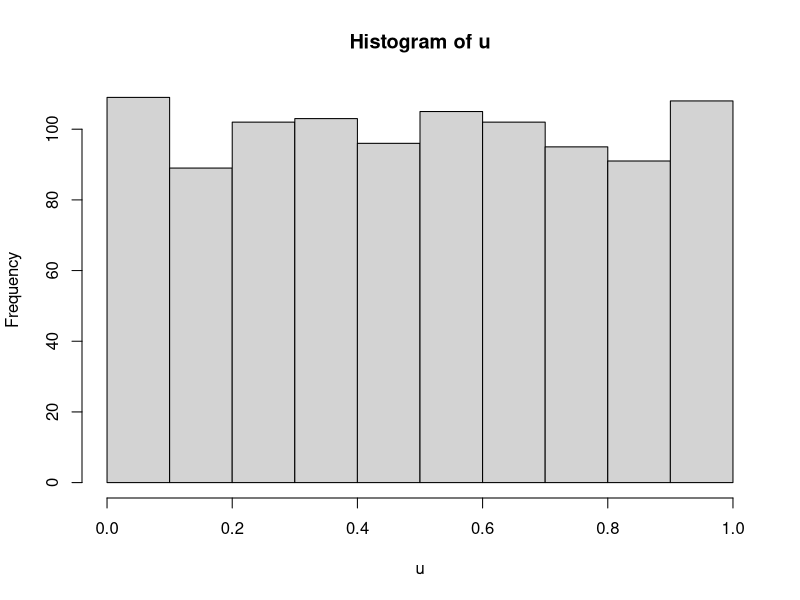
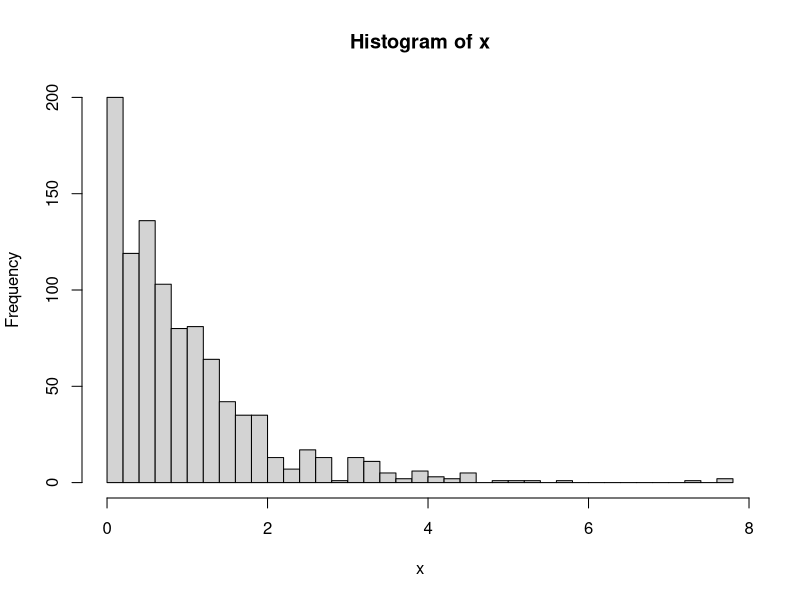
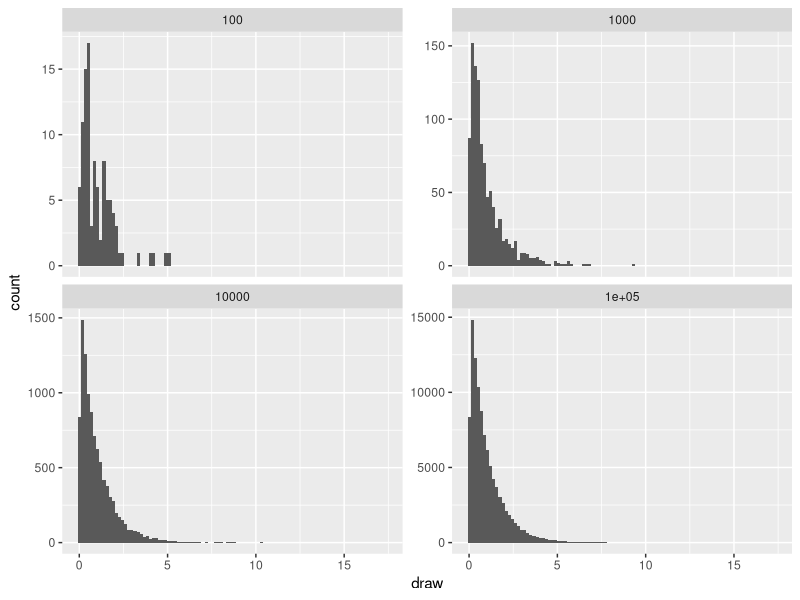
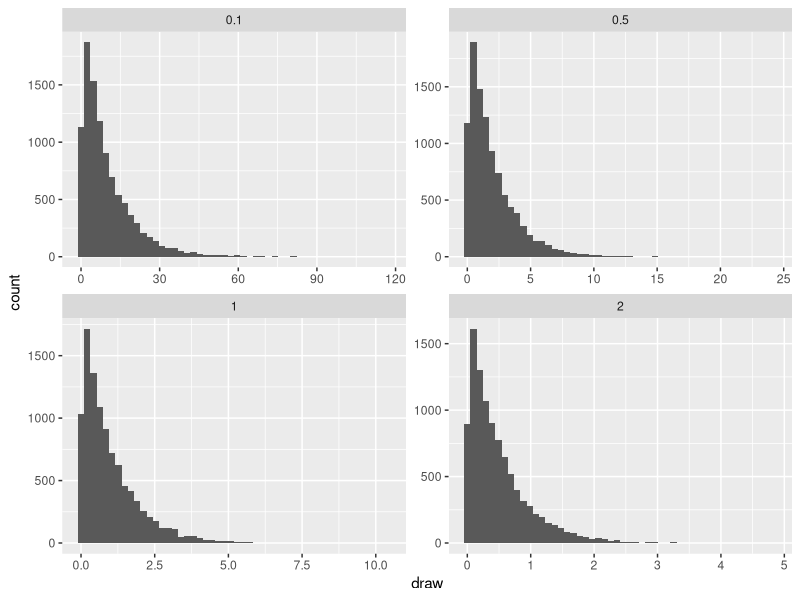
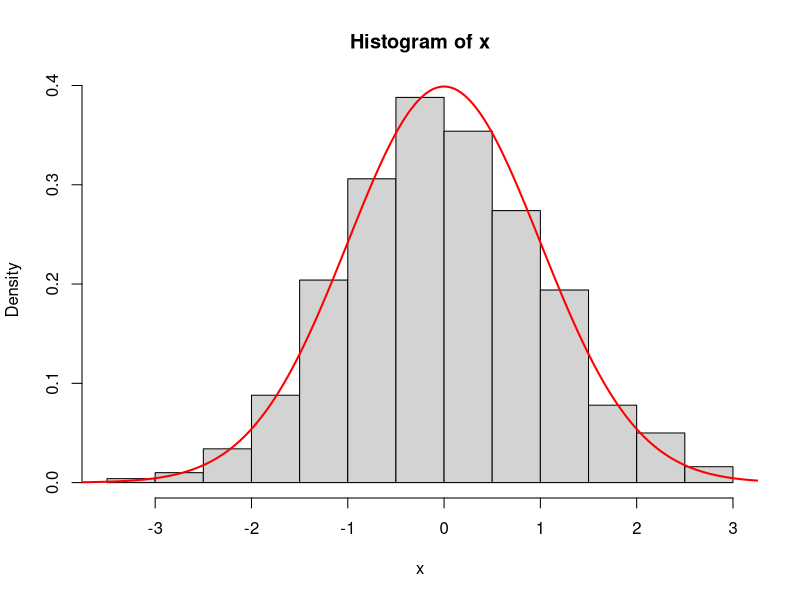
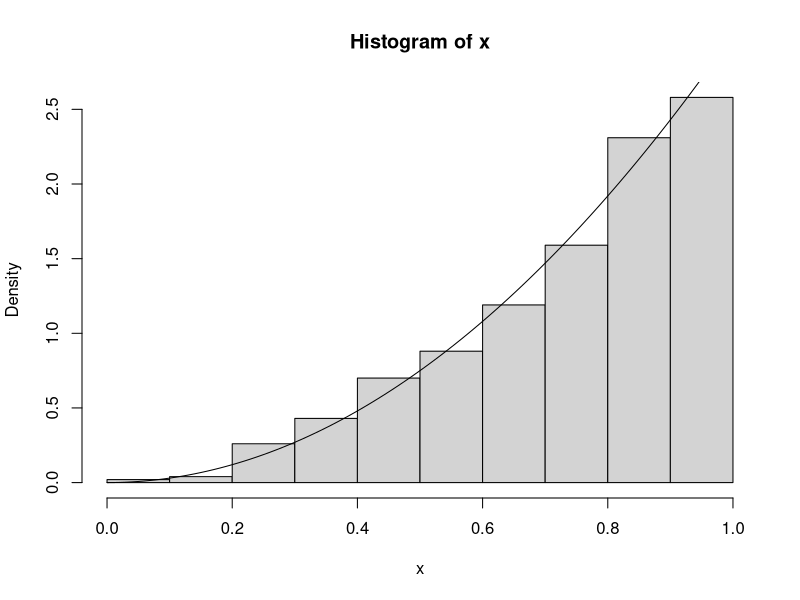
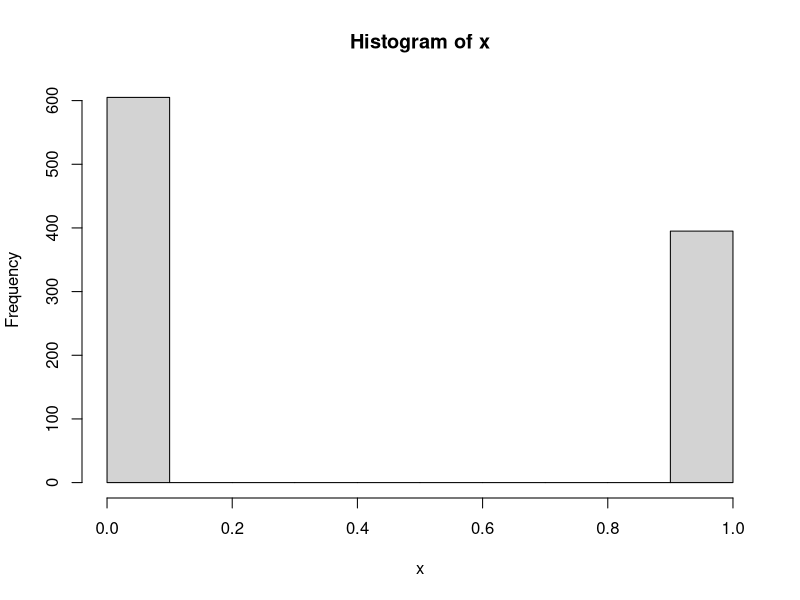
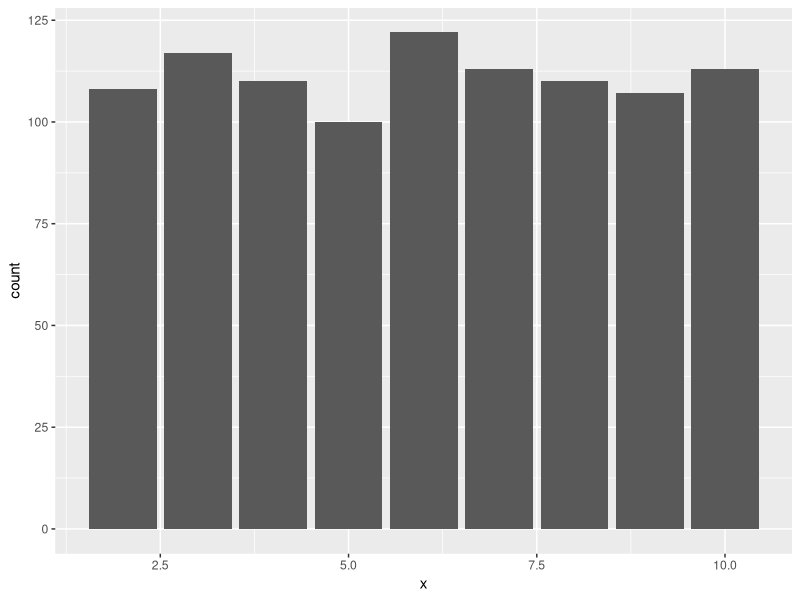

These charts were generated, in order, by the following R code:
library(tidyverse)

# This script provides an introduction to methods for generating random values

########################
#### Random Uniform ####
########################

# this is the canonical distribution for random number generation

n <- 1000 # number of draws
u <- runif(n) # generate random uniform

# view histogram of results
hist(u)

# we can change the default min and max values on the uniform distribution
runif(n,min = 1, max = 100)


##########################
#### Inversion Method ####
##########################

## Exponential Distribution ----------------------------------------------------

n <- 1000  # number of draws
u <- runif(n) # generate random uniform
lambda <- 1   # choose a lambda value for the exponential distribution

# function to compute the inverse of CDF distribution
inverse_exp <- function(x){-(1/lambda)*log(x)}

x <- inverse_exp(u)  # Use inversion method to get random exponential values

hist(x,breaks = 50)  # view results

# Now write a function to generate random exponential values so that we can look 
# at different sample sizes and values for lambda
rand_exp <- function(n,lambda=1){
  u <- runif(n,0,1)
  x <- -(1/lambda)*log(u)
  return(x)
}

# look at simulating different sample sizes
tibble(n=c(100,1000,10000,100000)) %>% 
  mutate(draw=map(n,rand_exp)) %>% 
  unnest(draw) %>% 
  ggplot(aes(draw)) +
  geom_histogram(bins=100) +
  facet_wrap(~n,scales = "free_y")

# or for different lambda values
tibble(lambda=c(0.1,0.5,1,2)) %>% 
  mutate(draw=map(lambda,~rand_exp(n=10000,lambda = .))) %>% 
  unnest(draw) %>% 
  ggplot(aes(draw)) +
  geom_histogram(bins = 50) +
  facet_wrap(~lambda,scales = "free")

## Normal Distribution ---------------------------------------------------------

n <- 1000  # number of draws
u <- runif(n) # generate random uniform

# pass uniform values to inverse of normal (using the qnorm function)
x <- qnorm(u)

# plot a histogram of our samples
hist(x, freq = FALSE)
# add a standard normal density curve
densitySamps <- seq(-4, 4, by = 0.01)
lines(densitySamps, dnorm(densitySamps), lwd = 2, col = "red")


## Example distribution --------------------------------------------------------

# This is a hypothetical distribution where the inverse function is x^(1/3)

n <- 1000  # number of draws
u <- runif(n) # generate random uniform
x <- u^(1/3) # use inversion method
hist(x, prob = TRUE) #density histogram of sample
y <- seq(0, 1, .01)
lines(y, 3*y^2)#density curve f(x)


## Bernoulli Distribution ------------------------------------------------------

n <- 1000  # number of draws
u <- runif(n) # generate random uniform

p <- 0.4 # Bernoulli(p = 4)

# F(0) = 1-p so inverse is F^-1(u) = 1 if u > 1-p = 0.6
# convert to results of bernouli trials
x <- as.integer(u > (1-p))

hist(x)


## Discrete Uniform ------------------------------------------------------------

n <- 1000  # number of draws
u <- runif(n) # generate random uniform
a <- 2  # min value
b <- 10  # max value
m <- length(a:b) # number of discrete values in domain

# compute inversion
x <- floor(m*u)+a

# view results
ggplot(data.frame(x),aes(x)) +
  geom_bar()


## Discrete non-uniform --------------------------------------------------------

n <- 1000  # number of draws
u <- runif(n) # generate random uniform
vals <- c("a","b","c","d") # values to draw from
probs <-  c(.4,.3,.2,.1)   # probability values to draw with

# cumulative sums for the lookup table 
cut_points <- c(0,cumsum(probs))

# now use cut function to split up u by the corresponding cut points and then 
# draw the associated vals for labels
x <- cut(x = u, breaks = cut_points,labels = vals)

# plot results
ggplot(data.frame(x),aes(x)) +
  geom_bar()


#########################################
#### Alias / Square Histogram Method ####
#########################################

# In R this can be done relatively easily with the sample function

x <- sample(c("a","b","c","d"), size = n, replace = TRUE, prob = c(.4,.3,.2,.1))

# see here
?sample




############################
#### Rejection Sampling ####
############################

## Simulate from beta distribution

# Example - from statistical computing in R 

n <- 1000
k <- 0 #counter for accepted
j <- 0 #iterations
y <- numeric(n)

while (k < n) {
  u <- runif(1)
  j <- j + 1
  x <- runif(1) #random variate from g
  if (x * (1-x) > u) {
    #we accept x
    k <- k + 1
    y[k] <- x
  }
}

# plot results
hist(y)


n <- 1000
k <- 0 #counter for accepted
k2 <- 0 #counter for 
j <- 0 #iterations
y <- numeric(n)
y_rej <- numeric(6000)
while (k < n) {
  u <- runif(1)
  j <- j + 1
  x <- runif(1) #random variate from g
  if (x * (1-x) > u) {
    #we accept x
    k <- k + 1
    y[k] <- x
  } else {
    k2 <- k2 + 1
    y_rej[k2] <- x
  }
}

# plot results
hist(y)

hist(y_rej[y_rej>0])

# note if we use 3/2 instead of 6 would require fewer rejections





################################
#### Monte-Carlo Simulation ####
################################

## Simulate Pi -----------------------------------------------------------------

# Number of random points to drop
trials <- 1000

# Build a tibble with the randompoints
random_points <- tibble(x=runif(n = trials,-1,1),      # draw random x coordinate
                        y=runif(n = trials,-1,1)) %>%  # draw random y coordiante
  mutate(dist=x^2+y^2) %>%                      # comute the distence from center
  mutate(in_circle=dist<=1)                     # identify points that fall in circle

# note what the trials set contains
random_points

# view where the random points fall
random_points %>% 
  ggplot(aes(x,y,color=in_circle)) +
  geom_point()

# compute estimate for pi
pi_est <- random_points %>% 
  summarise(pct_in=sum(in_circle)/n(),
            pi=pct_in*4)

pi_est$pi

# Notice how accuracy changes for different number of trials

random_points_2 <-tibble(num_trials=c(100,1000,10000,30000)) %>% 
  mutate(points=map(num_trials,~tibble(x=runif(n = .,-1,1),      
                                       y=runif(n = .,-1,1)) %>% 
                      mutate(dist=x^2+y^2) %>%
                      mutate(in_circle=dist<=1)))

random_points_2 %>% 
  unnest() %>% 
  group_by(num_trials) %>% 
  summarise(pi=4*sum(in_circle)/n())

# plot for different number of trials
random_points_2 %>% 
  unnest() %>% 
  ggplot(aes(x,y,color=in_circle)) +
  geom_point() +
  facet_wrap(~num_trials)


## Monte-Carlo Integration -----------------------------------------------------
